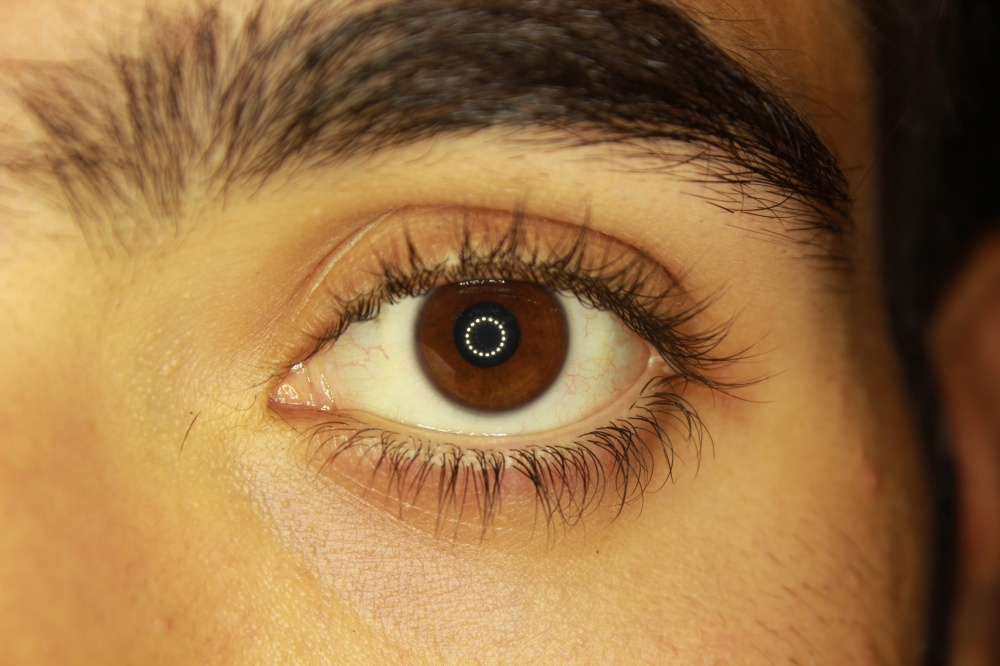
#> input picture EYE_GLAZE/TestImg_Categorized/NORMAL/11.JPG, 1000 x 666 px
$ python -i train_classifier.py   (imports and definitions only)   (older library calls are emulated)
#> lines starting #> are read from the running program, lines starting #| are printed output that depends on the picture
import cv2
import numpy as np
from pathlib import Path
from sklearn.ensemble import RandomForestClassifier
from sklearn.model_selection import train_test_split
from sklearn.metrics import classification_report, accuracy_score
import pickle

def extract_features(img_path):
    """Extract comprehensive features from eye image"""
#> called with img_path = '../TestImg_Categorized/NORMAL/11.JPG'
    img = cv2.imread(str(img_path))
#> img is the input picture: shape (666, 1000, 3); mean B, G, R 67.7, 113.9, 153.4
    if img is None:
        return None

    gray = cv2.cvtColor(img, cv2.COLOR_BGR2GRAY)
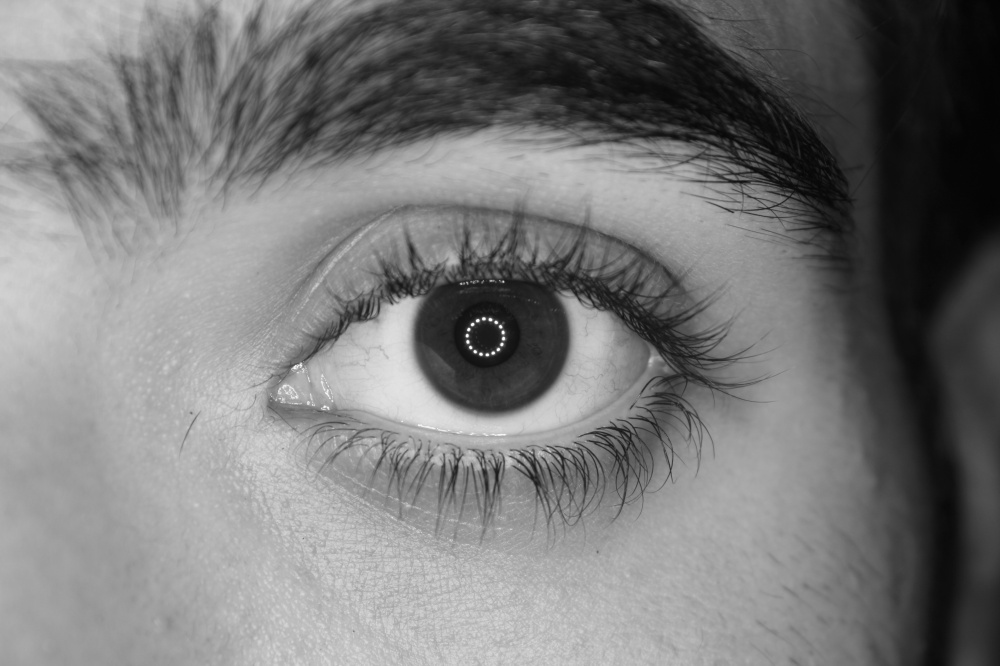
#> gray: shape (666, 1000); min 3, max 253, mean 120.4
    h, w = gray.shape
#> h = 666; w = 1000

    # Preprocessing
    blurred = cv2.GaussianBlur(gray, (7, 7), 1.5)
    clahe = cv2.createCLAHE(clipLimit=2.0, tileGridSize=(8,8))
    enhanced = clahe.apply(blurred)
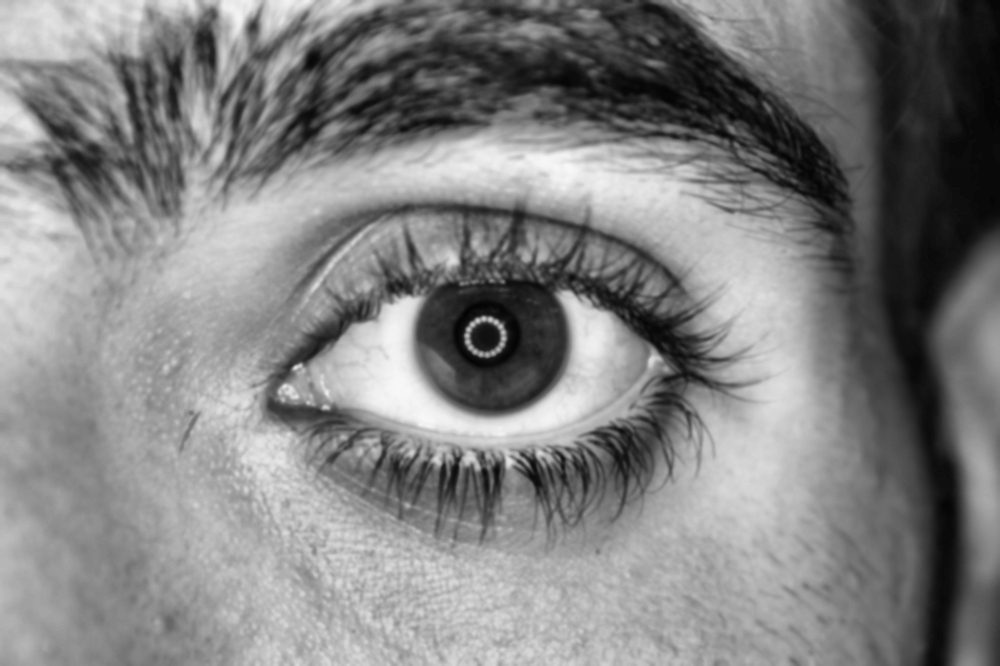
#> enhanced: shape (666, 1000); min 4, max 247, mean 129.5

    features = []

    # 1. Circle detection
    circles = cv2.HoughCircles(enhanced, cv2.HOUGH_GRADIENT, dp=1.3, minDist=60,
                               param1=110, param2=40, minRadius=22, maxRadius=min(h,w)//2)
#> circles = 99 rows, first 8: [488.1, 204.8, 267.8], [464.7, 363.3, 169.2], [503.7, 278.8, 194.9], [486.8, 428.3, 171.4], [404.9, 220.3, 223.5], [568.8, 371.1, 142], [583, 225.5, 222.1], [206, 385.4, 297.9]
    circle_count = 0 if circles is None else len(circles[0])
#> circle_count = 99
    features.append(circle_count)

    # 2. Radial variance
    cy, cx = h // 2, w // 2
#> cy = 333; cx = 500
    roi_size = min(h, w) // 3
#> roi_size = 222
    y1, y2 = max(0, cy - roi_size), min(h, cy + roi_size)
#> y1 = 111; y2 = 555
    x1, x2 = max(0, cx - roi_size), min(w, cx + roi_size)
#> x1 = 278; x2 = 722
    iris_roi = enhanced[y1:y2, x1:x2]
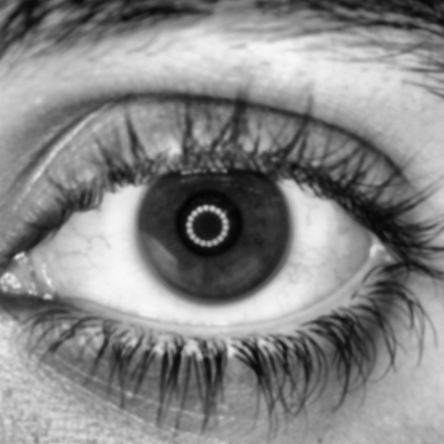
#> iris_roi: shape (444, 444); min 4, max 247, mean 134.2

    if iris_roi.shape[0] > 50 and iris_roi.shape[1] > 50:
        rh, rw = iris_roi.shape
#> rh = 444; rw = 444
        center = (rw//2, rh//2)
#> center = (222, 222)
        max_rad = min(rh, rw) // 2
#> max_rad = 222

        intensities = []
        for radius in range(15, max_rad, 4):
            mask = np.zeros_like(iris_roi, dtype=np.uint8)
            cv2.circle(mask, center, radius, 255, 2)
            mean_int = cv2.mean(iris_roi, mask=mask)[0]
            intensities.append(mean_int)
#> this loop made 52 passes
#> mean_int on passes 1 to 12: 38.21, 33.67, 39.05, 44.33, 49.95, 40.36, 29.12, 32.84, 40.49, 46.37, 50.89, 55.07
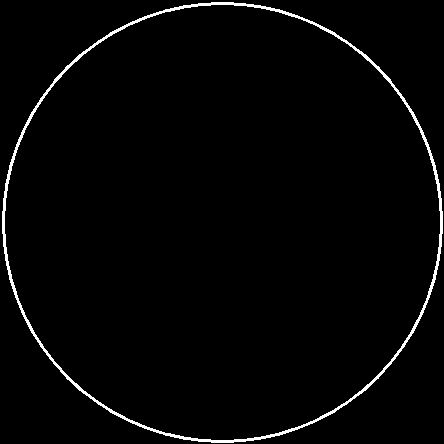
#> mask: shape (444, 444); 2.1% white in thin lines or dots
#> after the loop, intensities = 52 values, max 181.4 at index 21, min 29.12 at index 6, mean 114.3

        if len(intensities) > 3:
            radial_var = np.var(intensities)
#> radial_var = 2102.6
            radial_mean = np.mean(intensities)
#> radial_mean = 114.3
            radial_std = np.std(intensities)
#> radial_std = 45.85
        else:
            radial_var = radial_mean = radial_std = 0
    else:
        radial_var = radial_mean = radial_std = 0

    features.extend([radial_var, radial_mean, radial_std])

    # 3. Edge features
    edges = cv2.Canny(iris_roi, 45, 135)
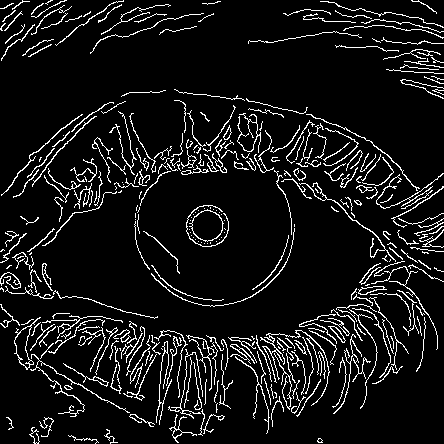
#> edges: shape (444, 444); 8.5% white in thin lines or dots
    edge_density = np.sum(edges > 0) / (iris_roi.shape[0] * iris_roi.shape[1])
#> edge_density = 0.0852
    features.append(edge_density)

    # 4. Texture features
    texture_var = np.var(iris_roi)
#> texture_var = 3608.8
    texture_mean = np.mean(iris_roi)
#> texture_mean = 134.2
    features.extend([texture_var, texture_mean])

    # 5. Gradient magnitude
    sobelx = cv2.Sobel(iris_roi, cv2.CV_64F, 1, 0, ksize=3)
    sobely = cv2.Sobel(iris_roi, cv2.CV_64F, 0, 1, ksize=3)
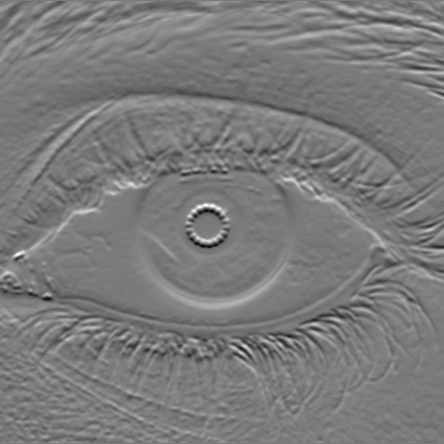
#> sobely: shape (444, 444) float64; min -360, max 390, mean 2.1; drawn with min black and max white
    gradient_mag = np.sqrt(sobelx**2 + sobely**2)
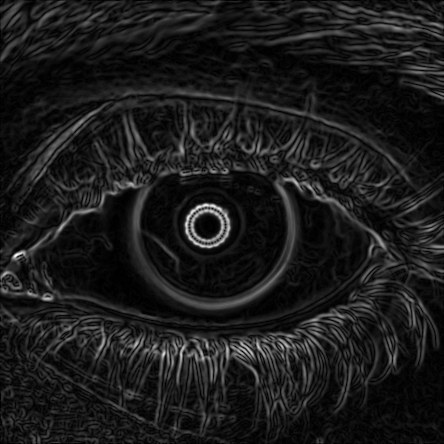
#> gradient_mag: shape (444, 444) float64; min 0, max 434, mean 47; drawn with min black and max white
    grad_mean = np.mean(gradient_mag)
#> grad_mean = 46.98
    grad_std = np.std(gradient_mag)
#> grad_std = 42.61
    features.extend([grad_mean, grad_std])

    # 6. Frequency analysis (FFT)
    f_transform = np.fft.fft2(iris_roi)
    f_shift = np.fft.fftshift(f_transform)
    magnitude_spectrum = np.abs(f_shift)
    freq_mean = np.mean(magnitude_spectrum)
#> freq_mean = 3153.3
    freq_std = np.std(magnitude_spectrum)
#> freq_std = 65197.1
    features.extend([freq_mean, freq_std])

    return np.array(features)

# Load dataset
# [1 line not run here, left out]
test_dir = Path(r'c:\Users\pasan\Downloads\Final Project\Final Project\EYE_GLAZE\TestImg_Categorized')

X = []
y = []
filenames = []

# Map categories to ring counts
category_mapping = {
    'NORMAL': 0,
    'PARTIAL_STRESS': 1,
    'STRESS': 2
}

# [14 lines not run here, left out]

X = np.array(X)
y = np.array(y)

# [3 lines not run here, left out]

# Train-test split
# [1 line that did not run here, left out]

# Train Random Forest
# [1 line not run here, left out]
clf = RandomForestClassifier(
    n_estimators=200,  # More trees
    max_depth=15,      # Deeper trees
    min_samples_split=5,
    min_samples_leaf=2,
    random_state=42,
    class_weight='balanced'
)
# [1 line not run here, left out]

# Evaluate
# [1 line that did not run here, left out]
# [1 line that did not run here, left out]

# [3 lines not run here, left out]

# Save model
model_path = 'ring_detection_model.pkl'
# [5 lines not run here, left out]
feature_names = ['circles', 'radial_var', 'radial_mean', 'radial_std', 'edge_density',
                 'texture_var', 'texture_mean', 'grad_mean', 'grad_std', 'freq_mean', 'freq_std']
# [1 line that did not run here, left out]
# [2 lines not run here, left out]

>>> result = extract_features('../TestImg_Categorized/NORMAL/11.JPG')
#> result = [99, 2102.6, 114.3, 45.85, 0.0852, 3608.8, 134.2, 46.98, 42.61, 3153.3, 65197.1]

$ run again, on EYE_GLAZE/TestImg_Categorized/PARTIAL_STRESS/103.JPG
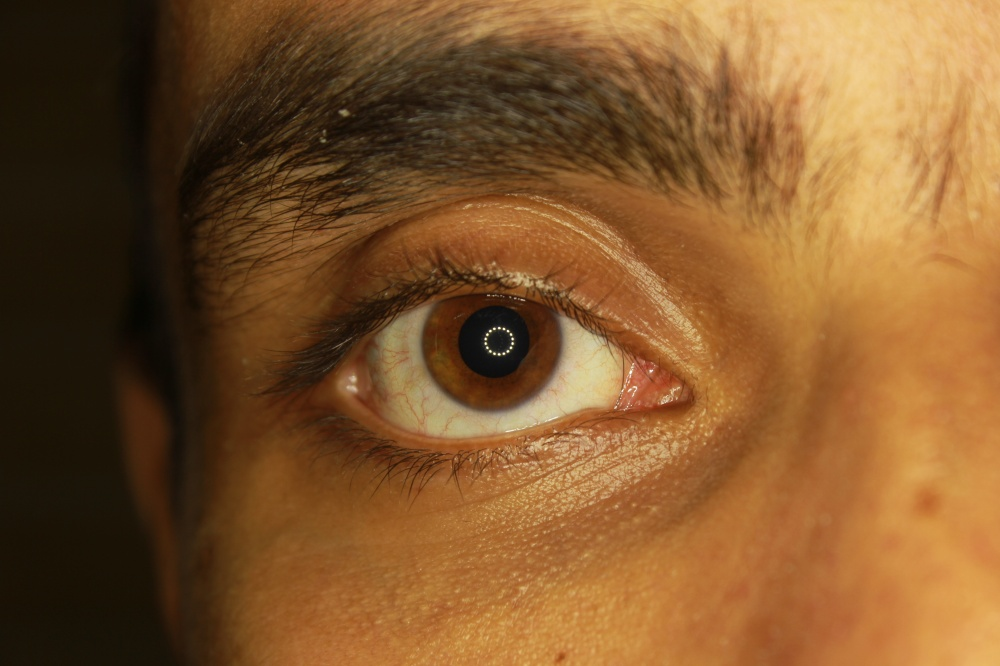
#> input picture EYE_GLAZE/TestImg_Categorized/PARTIAL_STRESS/103.JPG, 1000 x 666 px
#> in extract_features, img is the input picture: shape (666, 1000, 3); mean B, G, R 44.6, 86.6, 128.1
#> circles = 82 rows, first 8: [521.9, 242.4, 226.4], [447.8, 255.4, 214.9], [471.2, 420.5, 216.3], [412.8, 316.5, 233.5], [415.3, 381.5, 239.2], [489.4, 303.5, 176.2], [572.6, 281.4, 169.2], [338.6, 441.3, 224.9]
#> circle_count = 82
#> the loop in extract_features, `for radius in range(15, max_rad, 4):` made 52 passes
#> mean_int on passes 1 to 8: 46.15, 50.06, 24.97, 15.5, 19.6, 26.81, 36.78, 45.5
#> after the loop in extract_features, `for radius in range(15, max_rad, 4):`: intensities = 52 values, max 173.6 at index 19, min 15.5 at index 3, mean 107.5
#> radial_var = 1705
#> radial_mean = 107.5
#> radial_std = 41.29
#> in extract_features, `edges = cv2.Canny(iris_roi, 45, 135)`:
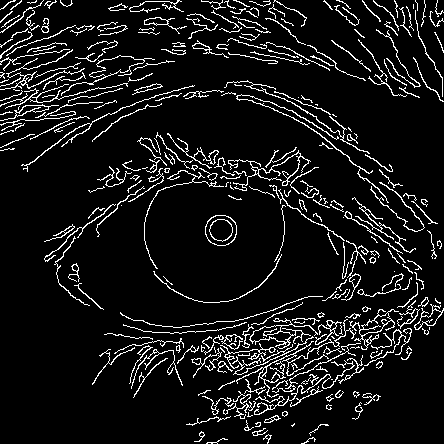
#> edges: shape (444, 444); 8.8% white in thin lines or dots
#> edge_density = 0.0881
#> texture_var = 2433.6
#> texture_mean = 111.5
#> in extract_features, `gradient_mag = np.sqrt(sobelx**2 + sobely**2)`:
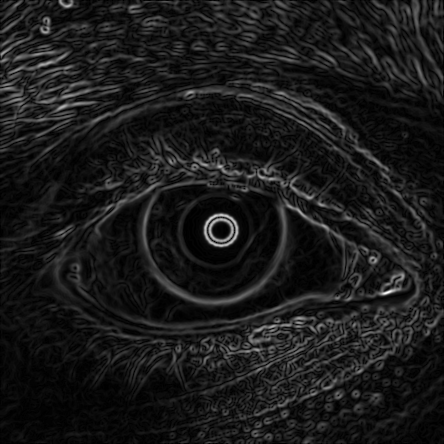
#> gradient_mag: shape (444, 444) float64; min 0, max 440.8, mean 46.1; drawn with min black and max white
#> grad_mean = 46.09
#> grad_std = 40.51
#> freq_mean = 2954.6
#> freq_std = 54054.4
#> result = [82, 1705, 107.5, 41.29, 0.0881, 2433.6, 111.5, 46.09, 40.51, 2954.6, 54054.4]

$ run again, on EYE_GLAZE/TestImg_Categorized/STRESS/1.jpg
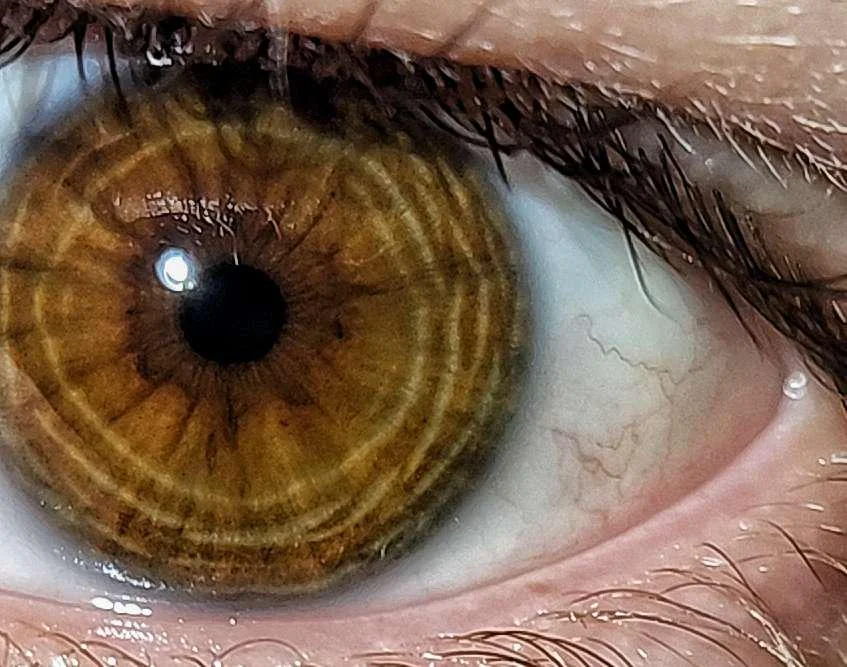
#> input picture EYE_GLAZE/TestImg_Categorized/STRESS/1.jpg, 847 x 667 px
#> in extract_features, img is the input picture: shape (667, 847, 3); mean B, G, R 77.5, 95.2, 119.3
#> circles = 127 rows, first 8: [258, 287.9, 257.8], [488.1, 362, 296.4], [359.4, 338.6, 319.3], [562.2, 350.3, 267.8], [248.9, 347.8, 226.4], [529.8, 407.5, 257.8], [475.1, 440, 332.2], [622, 376.3, 286.4]
#> circle_count = 127
#> the loop in extract_features, `for radius in range(15, max_rad, 4):` made 52 passes
#> mean_int on passes 1 to 8: 102.7, 101.2, 111.7, 119.2, 125.7, 126, 118.4, 114.1
#> after the loop in extract_features, `for radius in range(15, max_rad, 4):`: intensities = 52 values, max 128.5 at index 39, min 81.51 at index 18, mean 106.8
#> radial_var = 181.8
#> radial_mean = 106.8
#> radial_std = 13.48
#> in extract_features, `edges = cv2.Canny(iris_roi, 45, 135)`:
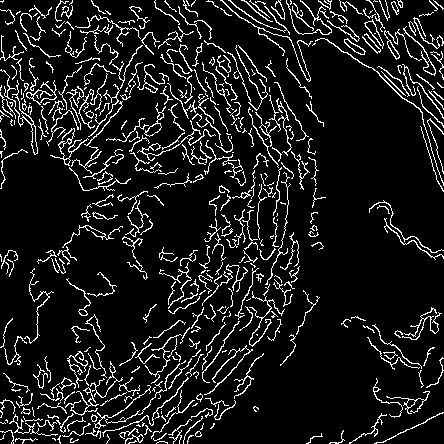
#> edges: shape (444, 444); 10.2% white in thin lines or dots
#> edge_density = 0.102
#> texture_var = 3278.6
#> texture_mean = 108.4
#> in extract_features, `gradient_mag = np.sqrt(sobelx**2 + sobely**2)`:
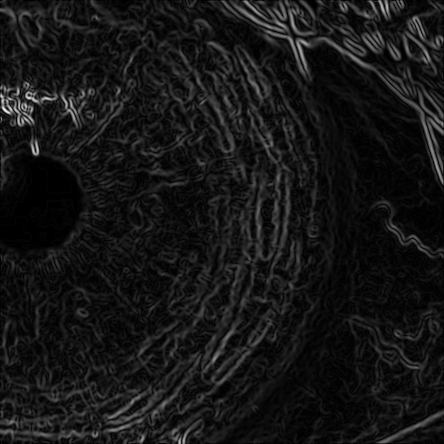
#> gradient_mag: shape (444, 444) float64; min 0, max 604.3, mean 52.4; drawn with min black and max white
#> grad_mean = 52.39
#> grad_std = 48.36
#> freq_mean = 3592
#> freq_std = 54313.3
#> result = [127, 181.8, 106.8, 13.48, 0.102, 3278.6, 108.4, 52.39, 48.36, 3592, 54313.3]

$ run again, on EYE_GLAZE/TestImg_Categorized/STRESS/103.jpg
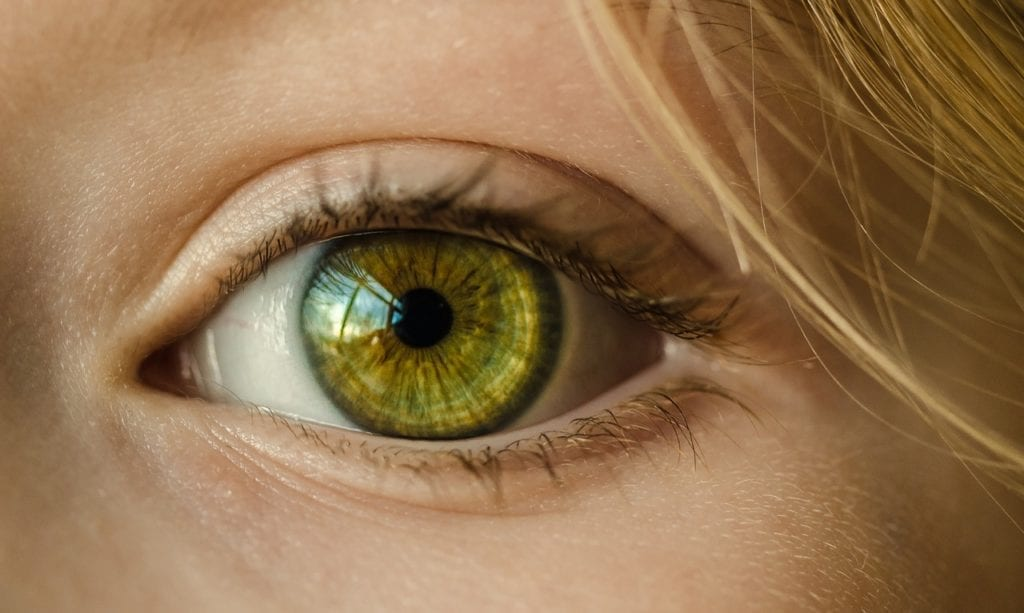
#> input picture EYE_GLAZE/TestImg_Categorized/STRESS/103.jpg, 1024 x 613 px
#> in extract_features, img is the input picture: shape (613, 1024, 3); mean B, G, R 78.7, 114.8, 146.8
#> circles = 98 rows, first 8: [1012, 222.9, 238.1], [629.8, 150.1, 305.3], [432.2, 323, 130.8], [753.3, 178.8, 179.4], [687, 226.8, 226.6], [865.1, 151.4, 149.3], [580.4, 196.9, 255.2], [551.8, 142.3, 292.4]
#> circle_count = 98
#> the loop in extract_features, `for radius in range(15, max_rad, 4):` made 48 passes
#> mean_int on passes 1 to 8: 172.4, 163, 152.5, 140.2, 129.8, 120.1, 103.6, 95.92
#> after the loop in extract_features, `for radius in range(15, max_rad, 4):`: intensities = 48 values, max 172.4 at index 0, min 68 at index 19, mean 106.1
#> radial_var = 558.9
#> radial_mean = 106.1
#> radial_std = 23.64
#> edges: shape (408, 408); 7% white in thin lines or dots
#> edge_density = 0.0702
#> texture_var = 3054.1
#> texture_mean = 117.2
#> in extract_features, `gradient_mag = np.sqrt(sobelx**2 + sobely**2)`:
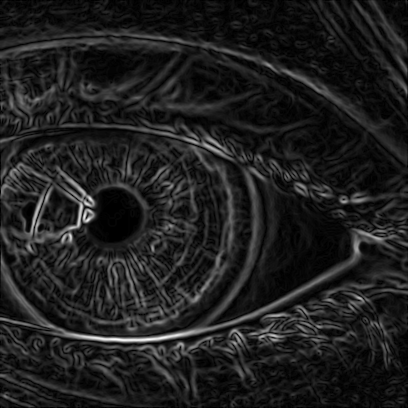
#> gradient_mag: shape (408, 408) float64; min 0, max 365.4, mean 45.3; drawn with min black and max white
#> grad_mean = 45.27
#> grad_std = 39
#> freq_mean = 2708.2
#> freq_std = 52786.4
#> result = [98, 558.9, 106.1, 23.64, 0.0702, 3054.1, 117.2, 45.27, 39, 2708.2, 52786.4]
